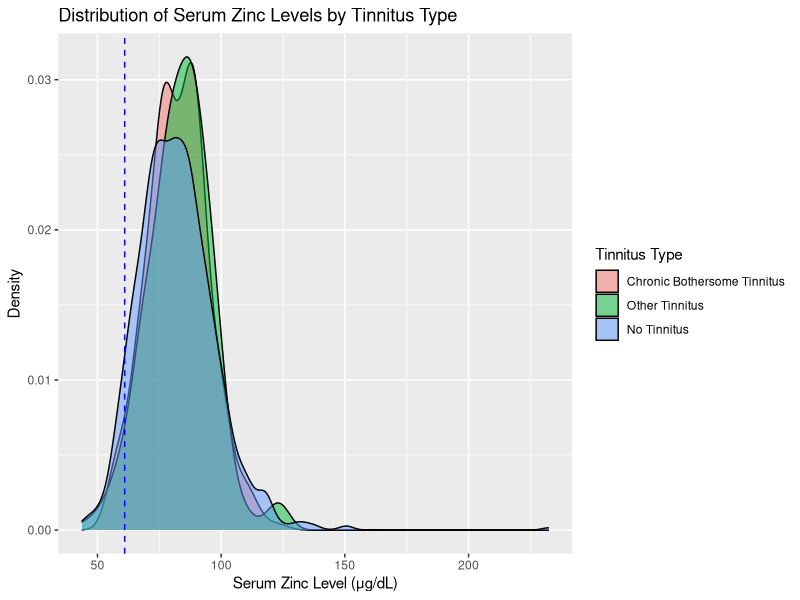
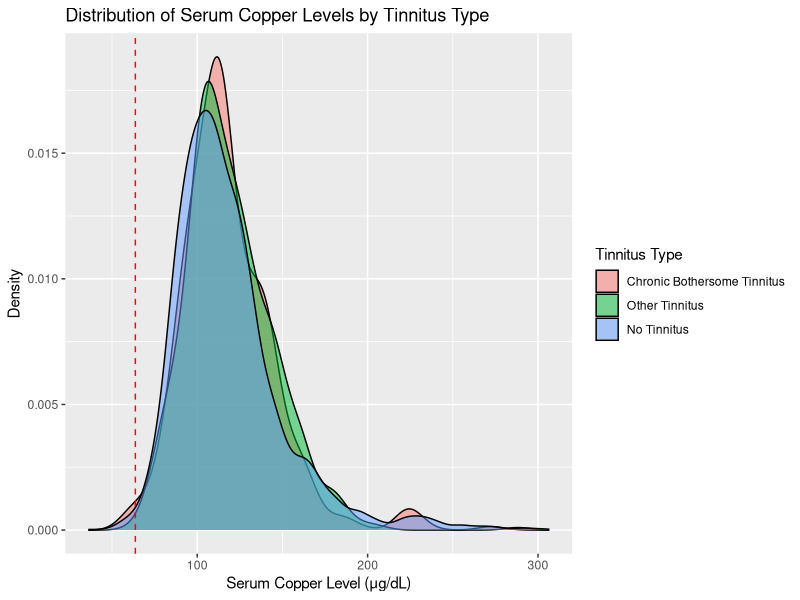
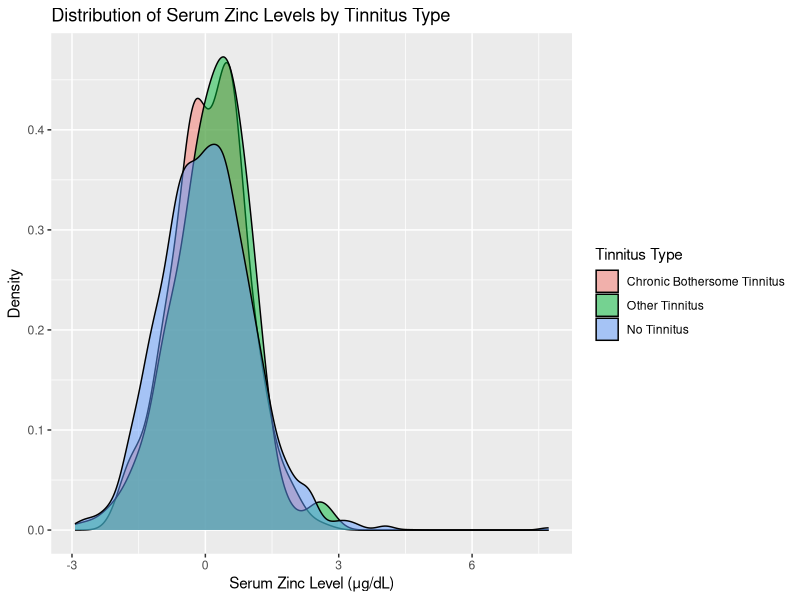
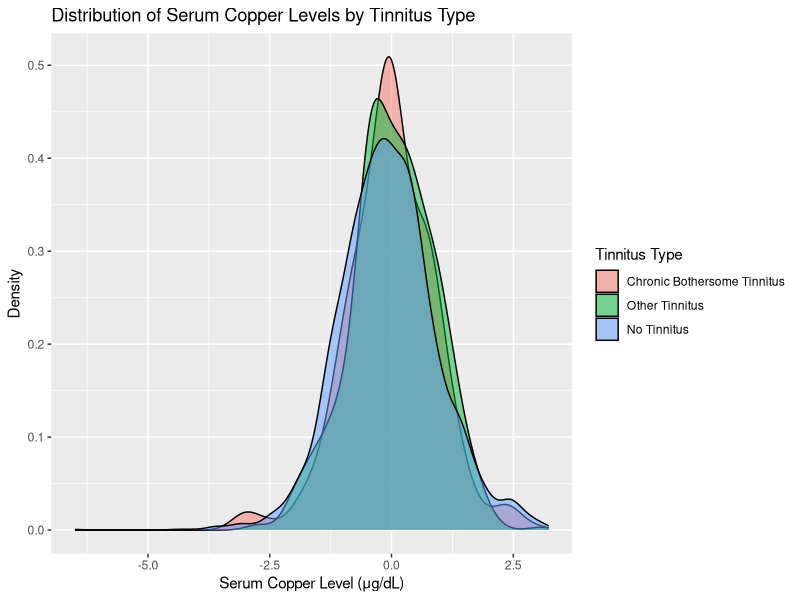
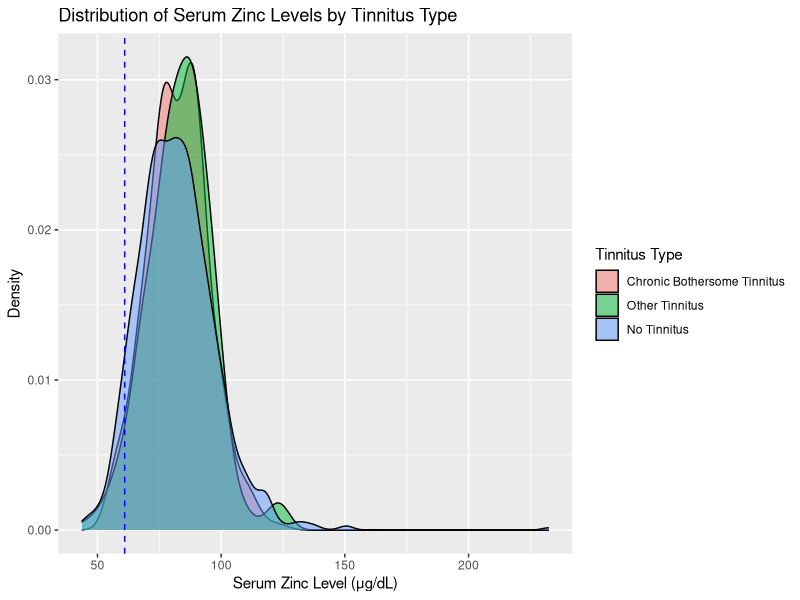
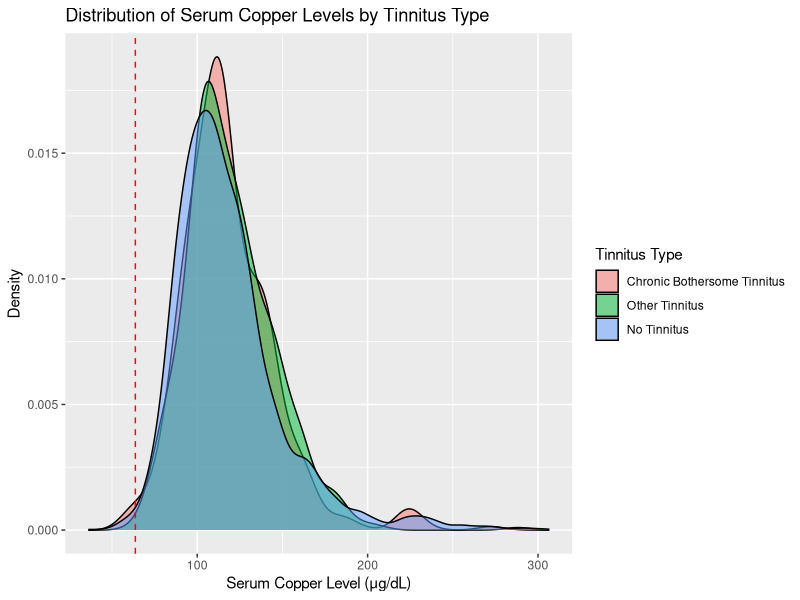
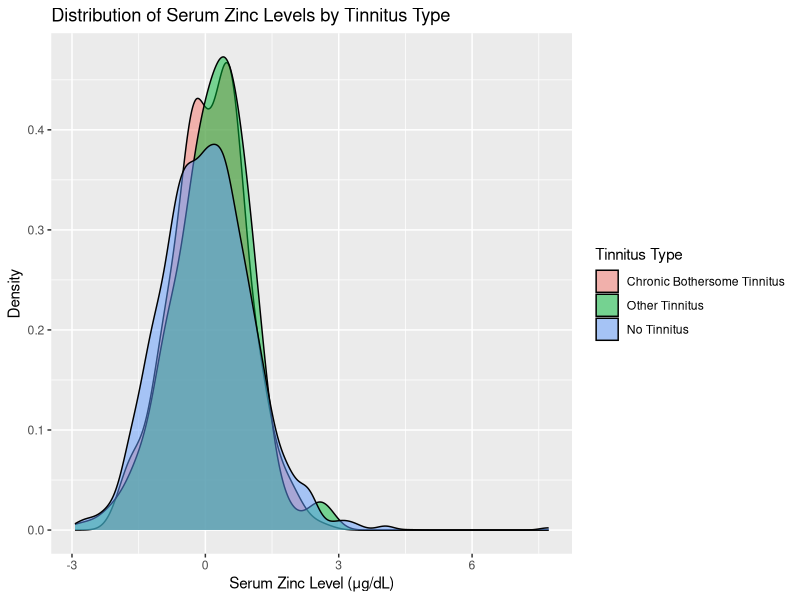

Write R code to recreate these figures, in order. (Note: this script raises an error after producing the figures.)
## ---- chunk 1
library(foreign)
library(survey)
library(tidyverse)
library(stringr)
library(ggplot2)
## ---- chunk 2
# grabbing our finalized data sheet from generated from our processing script earlier
df <- read.csv("../Data/processed_metal_data.csv")
## ---- chunk 3
# setting a var to factor and removing the csv artifact column
df$tinnitus_type <- as.factor(df$tinnitus_type)
df <- select(df, -X)
## ---- chunk 4
tinnitus_design <- svydesign(data = df, id = ~psu, strata = ~stratum, weights = ~combined_subsample_weight, nest = TRUE)
## ---- chunk 5
lmzn <- svyglm(zinc ~ tinnitus_type + age_group + ethnicity + sex, design = tinnitus_design)
summary(lmzn)

lmcu <- svyglm(copper ~ tinnitus_type + age_group + ethnicity + sex, design = tinnitus_design)
summary(lmcu)

lmzn_normed <- svyglm(normedZinc ~ tinnitus_type + age_group + ethnicity + sex, design = tinnitus_design)
summary(lmzn_normed)


lmcu_normed <- svyglm(normedCopper ~ tinnitus_type + age_group + ethnicity + sex, design = tinnitus_design)
summary(lmcu_normed)

## ---- chunk 6
# non-normalized density plots

ggplot(data = df) +
  geom_density(mapping = aes(x = zinc, weight = combined_subsample_weight, fill = tinnitus_type), alpha = .5) +
  geom_vline(xintercept = 61, color = "blue", linetype = 2) +
  scale_fill_discrete(labels = c("Chronic Bothersome Tinnitus", "Other Tinnitus", "No Tinnitus")) +
  labs(x = "Serum Zinc Level (\u03BCg/dL)", y = "Density", title = "Distribution of Serum Zinc Levels by Tinnitus Type", fill = "Tinnitus Type")
ggsave("../Output/Figures/Prelim_Zinc_Figure.png")


ggplot(data = df) +
  geom_density(mapping = aes(x = copper, weight = combined_subsample_weight, fill = tinnitus_type), alpha = .5) +
  geom_vline(xintercept = 63.7, color = "red", linetype = 2) +
  scale_fill_discrete(labels = c("Chronic Bothersome Tinnitus", "Other Tinnitus", "No Tinnitus")) +
  labs(x = "Serum Copper Level (\u03BCg/dL)", y = "Density", title = "Distribution of Serum Copper Levels by Tinnitus Type", fill = "Tinnitus Type")
ggsave("../Output/Figures/Prelim_Copper_Figure.png")

## ---- chunk 7
ggplot(data = df) +
  geom_density(mapping = aes(x = normedZinc, weight = combined_subsample_weight, fill = tinnitus_type), alpha = .5) +
  #geom_vline(xintercept = 61, color = "blue", linetype = 2) +
  scale_fill_discrete(labels = c("Chronic Bothersome Tinnitus", "Other Tinnitus", "No Tinnitus")) +
  labs(x = "Serum Zinc Level (\u03BCg/dL)", y = "Density", title = "Distribution of Serum Zinc Levels by Tinnitus Type", fill = "Tinnitus Type")
ggsave("../Output/Figures/Prelim_Zinc_Figure_Normed.png")


ggplot(data = df) +
  geom_density(mapping = aes(x = normedCopper, weight = combined_subsample_weight, fill = tinnitus_type), alpha = .5) +
#  geom_vline(xintercept = 63.7, color = "red", linetype = 2) +
  scale_fill_discrete(labels = c("Chronic Bothersome Tinnitus", "Other Tinnitus", "No Tinnitus")) +
  labs(x = "Serum Copper Level (\u03BCg/dL)", y = "Density", title = "Distribution of Serum Copper Levels by Tinnitus Type", fill = "Tinnitus Type")
#ggsave("../Output/Figures/Prelim_Copper_Figure.png")
## ---- chunk 8
weighted_sextest <- svychisq(~tinnitus_type + sex, design = tinnitus_design)
weighted_sextest$observed
weighted_sextest


weighted_agetest <- svychisq(~tinnitus_type + age_group, design = tinnitus_design)
weighted_agetest$observed
weighted_agetest


weighted_ethtest <- svychisq(~tinnitus_type + ethnicity, design = tinnitus_design)
weighted_ethtest$observed
weighted_ethtest
## ---- chunk 9

#note: much of this code is outdated and will be updated or replaced
svyttest(zinc_deficiency~tinnitus_any, design = tinnitus_design)

#tinnitus_design %>%
#  subset(tinnitus_any == 1) %>%
#  svymean(~`zinc_ug/dL`, .)
#tinnitus_design %>%
#  subset(tinnitus_any != 1) %>%
#  svymean(~`zinc_ug/dL`, .)
#tinnitus_design %>%
#  subset(tinnitus_any == 1) %>%
#  svymean(~zinc_deficiency, .)
#tinnitus_design %>%
#  subset(tinnitus_any != 1) %>%
#  svymean(~zinc_deficiency, .)


logit1 <- svyglm(formula = zinc_deficiency ~ tinnitus_any + sex + ethnicity + speech_in_noise + non_work_noise + firearms + work_noise + age_group, family = quasibinomial, design = tinnitus_design, na.action = na.omit)

logit2 <- svyglm(formula = zinc_deficiency ~ tinnitus_any + sex + ethnicity + age_group + speech_in_noise, family = quasibinomial, design = tinnitus_design, na.action = na.omit)

summary(logit1, correlation = TRUE)
anova(logit1)

summary(logit2, correlation = TRUE)

exp(cbind(OR = coef(logit2), confint.default(logit2)))

logit3 <- svyglm(formula = copper_deficiency ~ tinnitus_any + sex + ethnicity + age_group + speech_in_noise, family = quasibinomial, design = tinnitus_design, na.action = na.omit)

summary(logit3)
exp(cbind(OR = coef(logit3), confint.default(logit3)))



#svyttest(`zinc_ug/dL`~tinnitus_any, design = tinnitus_design, alternative = "two.sided", paired = TRUE, conf.level = .95)

multilin2 <- svyglm(formula = `zinc_ug/dL` ~ tinnitus_any + sex + ethnicity + age_group + speech_in_noise, design = tinnitus_design, na.action = na.omit)

summary(multilin2, correlation = TRUE)

multilin3 <- svyglm(formula = `copper_ug/dL` ~ tinnitus_any + sex + ethnicity + age_group + speech_in_noise, design = tinnitus_design, na.action = na.omit)

summary(multilin3)


## ---- chunk 10
subset(tinnitus_design, tinnitus_any == 0) %>%
  svymean(~zinc_deficiency, .)

subset(tinnitus_design, tinnitus_any == 1) %>%
  svymean(~zinc_deficiency, .)

subset(tinnitus_design, tinnitus_any == 0) %>%
  svymean(~copper_deficiency, .)

subset(tinnitus_design, tinnitus_any == 1) %>%
  svymean(~copper_deficiency, .)

## ---- chunk 11
zincresid <- rstandard(multilin2)
shapiro.test(zincresid)

hist(zincresid, breaks = 100)
hist(zinc_norm$chosen_transform$x.t, breaks = 100)

zinc_norm <-bestNormalize(zinc_refactor$`zinc_ug/dL`)

zinc_chosen <- zinc_norm$chosen_transform$x.t

zinc_norm_df <- zinc_refactor %>%
  mutate(
    "zinc_norm" = `zinc_chosen`
  )

zinc_norm_subset_df <- zinc_norm_df %>%
  filter(!is.na(zinc_norm))



copper_norm <-bestNormalize(zinc_refactor$`copper_ug/dL`)

copper_chosen <- copper_norm$chosen_transform$x.t

copper_norm_df <- zinc_refactor %>%
  mutate(
    "copper_norm" = `copper_chosen`
  )

copper_norm_subset_df <- copper_norm_df %>%
  filter(!is.na(copper_norm))


norm_data <- full_join(zinc_norm_subset_df, copper_norm_subset_df)

normed_design <- svydesign(data = norm_data, id = ~psu, strata = ~stratum, weights = ~combined_subsample_weight, nest = TRUE) %>%
  subset(!is.na(tinnitus_any))


normed_lin_zinc <- svyglm(formula = zinc_norm ~ tinnitus_any + sex + ethnicity + age_yrs, design = normed_design, na.action = na.omit)

normed_lin_cu <- svyglm(formula = copper_norm ~ tinnitus_any + sex + ethnicity + age_yrs, design = normed_design, na.action = na.omit)

summary(normed_lin_zinc)
summary(normed_lin_cu)


norm_zinc_resid <- rstandard(normed_lin_zinc)
shapiro.test(norm_zinc_resid)
hist(norm_zinc_resid, breaks = 100)


cu_no_outlier <-  normed_design%>%
  subset(copper_norm > -15)

cu_lin_no_outlier <- svyglm(formula = copper_norm ~ tinnitus_any + sex + ethnicity + age_yrs, design = cu_no_outlier, na.action = na.omit)
  
norm_cu_resid <- rstandard(cu_lin_no_outlier)
shapiro.test(norm_cu_resid)
hist(norm_cu_resid, breaks = 100)
